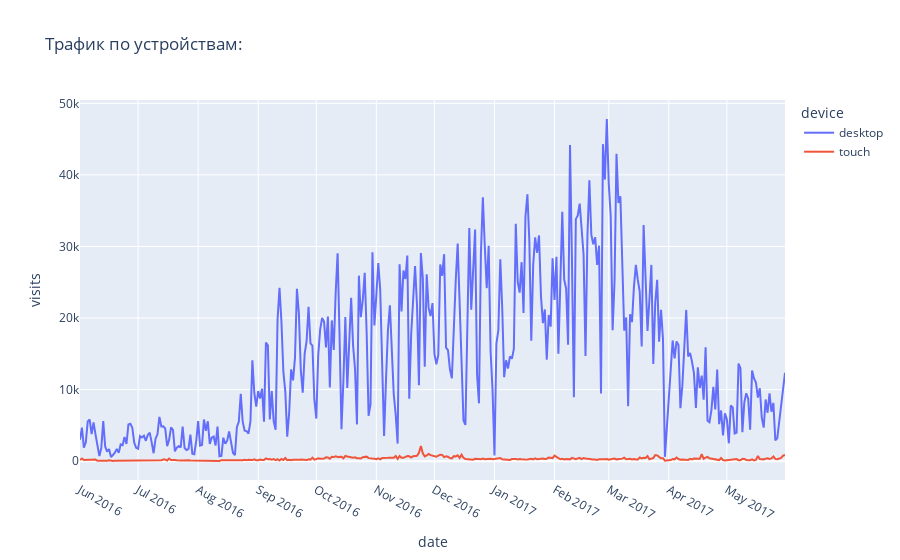
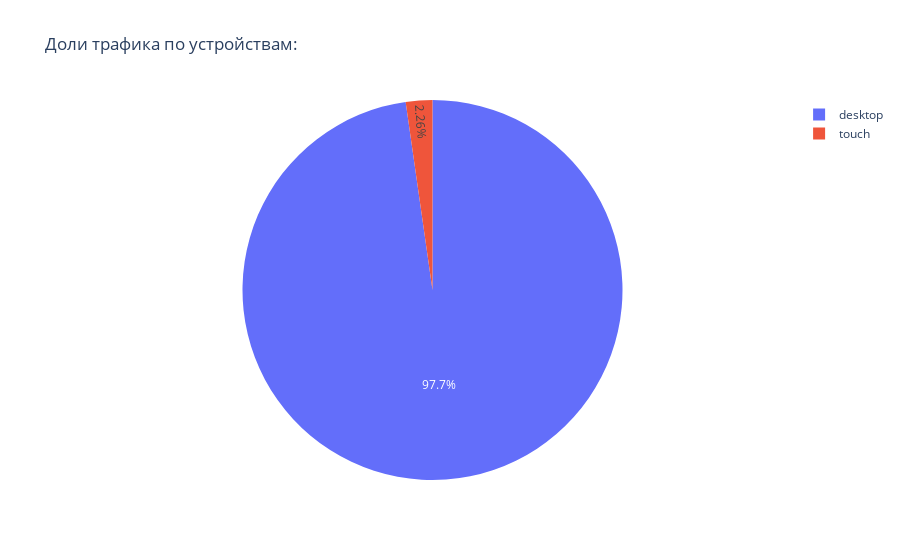

Write notebook code for charts like these, in order.
### Markdown cell above
Перейдем к нашим гипотезам:
```
Гипотеза 1:

### Code cell
#Появления приложения,touch, повысило трафик.

visitsTouch = table1_cohort.groupby(['start_dt', 'device']).size().reset_index(name='visits')
visitsTouch.columns = ['date', 'device', 'visits']
fig = px.line(visitsTouch, x='date', y='visits', color='device', title='Трафик по устройствам:')
fig.update_xaxes(dtick="M1")
fig.show()
fig.write_image("plot3.png")
# График долей через пирог
total_by_device = visitsTouch.groupby('device')['visits'].sum().reset_index()
fig_pie = px.pie(total_by_device, values='visits', names='device', 
                title='Доли трафика по устройствам:',
                color='device')
fig_pie.show()
fig_pie.write_image("plot4.png")

### Figure 1 — Plotly figure (JSON) as saved in the notebook; plotly's stock layout.template omitted (floating-point values rounded to 4 significant figures; data arrays with more than 128 entries replaced by an {"elided": "..."} marker saying what was removed)
{"data": [{"hovertemplate": "device=desktop<br>date=%{x}<br>visits=%{y}<extra></extra>", "legendgroup": "desktop", "line": {"color": "#636efa", "dash": "solid"}, "marker": {"symbol": "circle"}, "mode": "lines", "name": "desktop", "orientation": "v", "showlegend": true, "type": "scatter", "x": {"elided": "363 str values"}, "xaxis": "x", "y": {"elided": "363 int values"}, "yaxis": "y"}, {"hovertemplate": "device=touch<br>date=%{x}<br>visits=%{y}<extra></extra>", "legendgroup": "touch", "line": {"color": "#EF553B", "dash": "solid"}, "marker": {"symbol": "circle"}, "mode": "lines", "name": "touch", "orientation": "v", "showlegend": true, "type": "scatter", "x": {"elided": "363 str values"}, "xaxis": "x", "y": {"elided": "363 int values"}, "yaxis": "y"}], "layout": {"legend": {"title": {"text": "device"}, "tracegroupgap": 0}, "title": {"text": "Трафик по устройствам:"}, "xaxis": {"anchor": "y", "domain": [0, 1], "dtick": "M1", "title": {"text": "date"}}, "yaxis": {"anchor": "x", "domain": [0, 1], "title": {"text": "visits"}}}}

### Figure 2 — Plotly figure (JSON) as saved in the notebook; plotly's stock layout.template omitted (floating-point values rounded to 4 significant figures)
{"data": [{"customdata": [["desktop"], ["touch"]], "domain": {"x": [0, 1], "y": [0, 1]}, "hovertemplate": "device=%{customdata[0]}<br>visits=%{value}<extra></extra>", "labels": ["desktop", "touch"], "legendgroup": "", "marker": {"colors": ["#636efa", "#EF553B"]}, "name": "", "showlegend": true, "type": "pie", "values": [5204906, 120180]}], "layout": {"legend": {"tracegroupgap": 0}, "title": {"text": "Доли трафика по устройствам:"}}}
